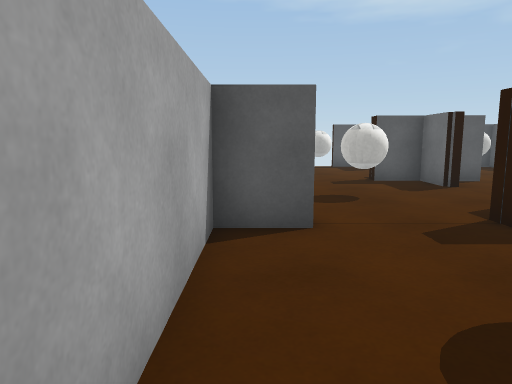
view 1 (above)

24 first-person views from a walk through a scene from a Unity 3-D project. The camera is 1.2 m above the floor, tilts 8° down and sees 70° across. The floor is counted in squares, 1 m on a side. Each view is taken from the middle of a square. On the plan, view 1 faces up. The plan holds only what a view shows up to about 15 squares ahead; the rest is blank. The player is left out. Some surface patterns are stand-ins.

view 2
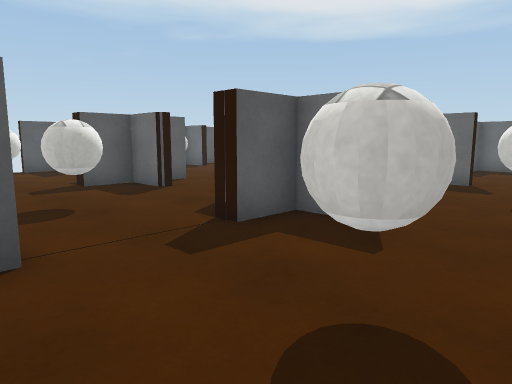

view 3
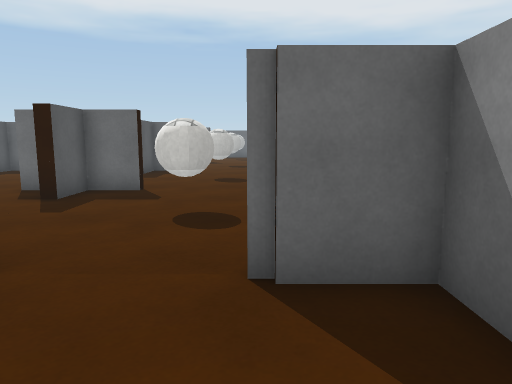

view 4
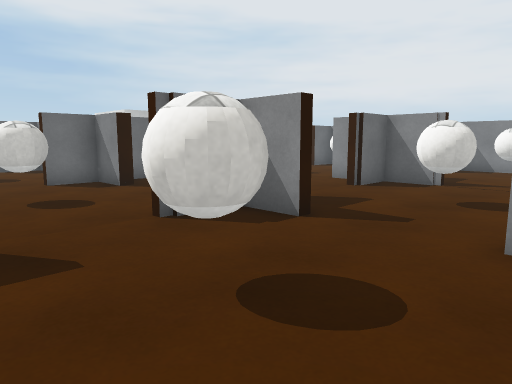

view 5
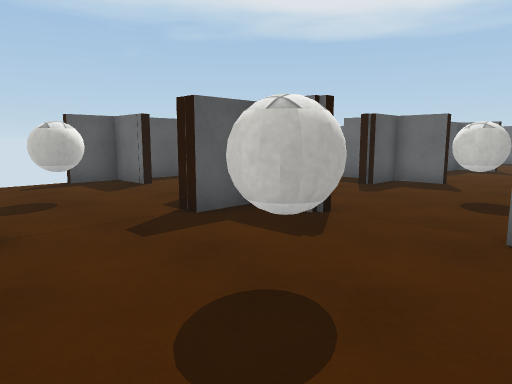

view 6
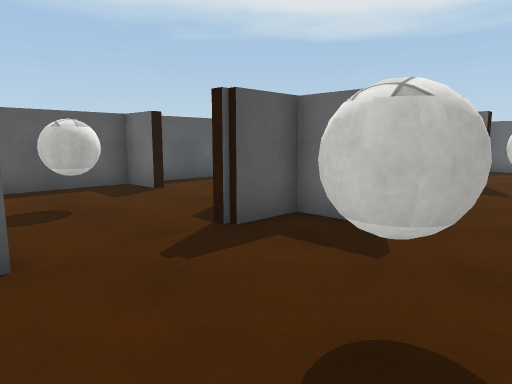

view 7
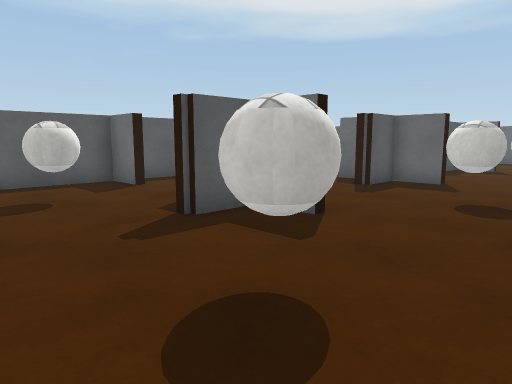

view 8
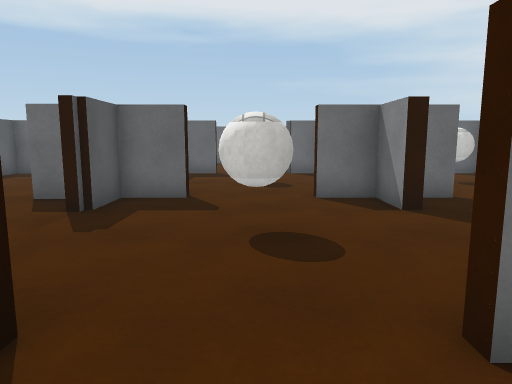

view 9
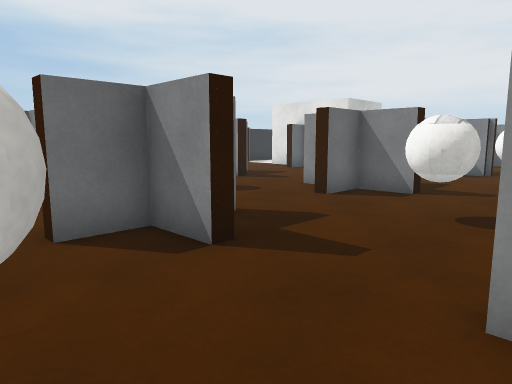

view 10
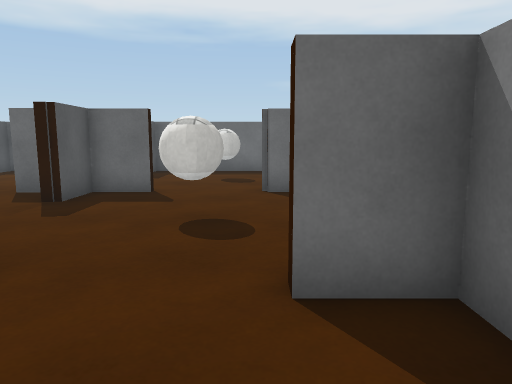

view 11
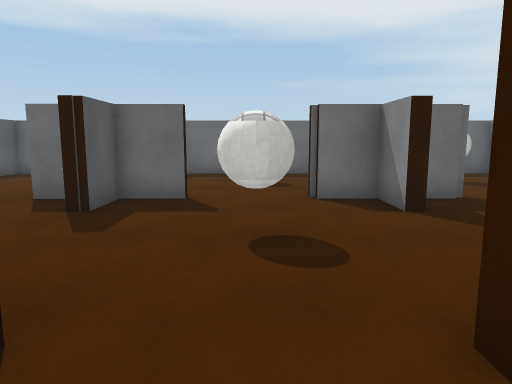

view 12
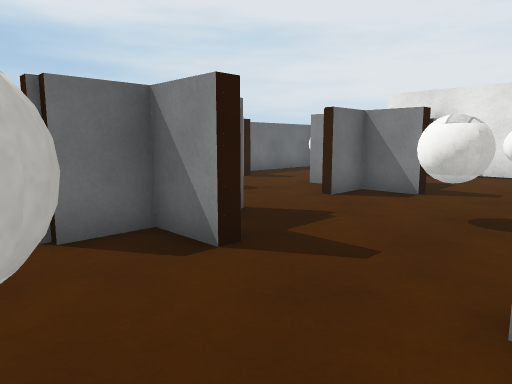

view 13
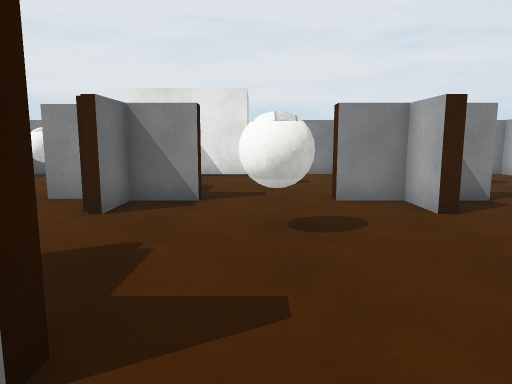

view 14
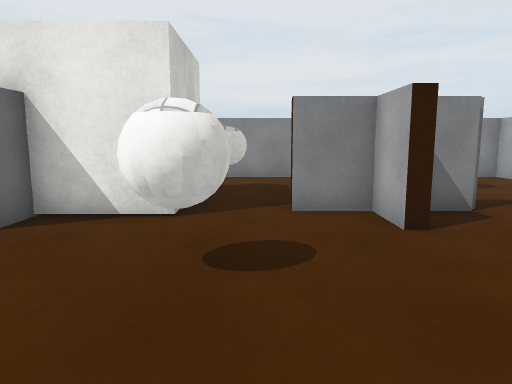

view 15
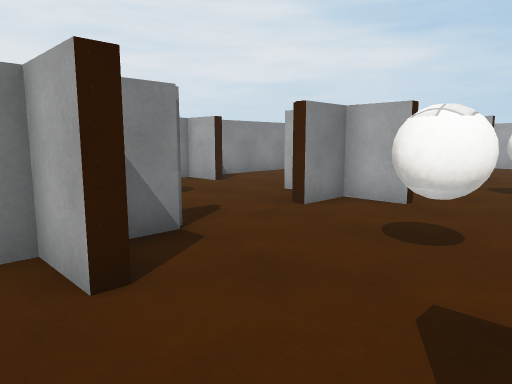

view 16
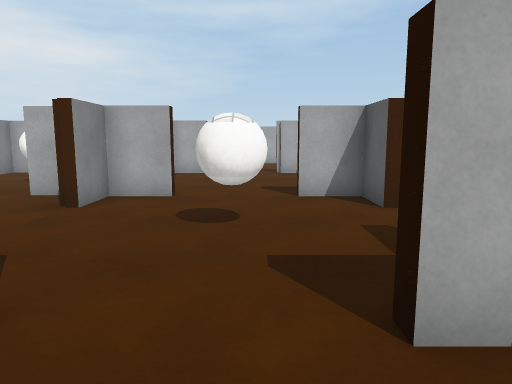

view 17
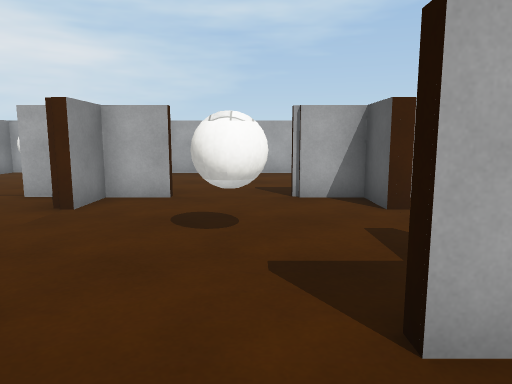

view 18
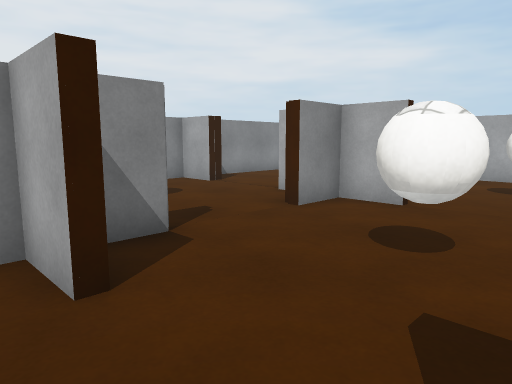

view 19
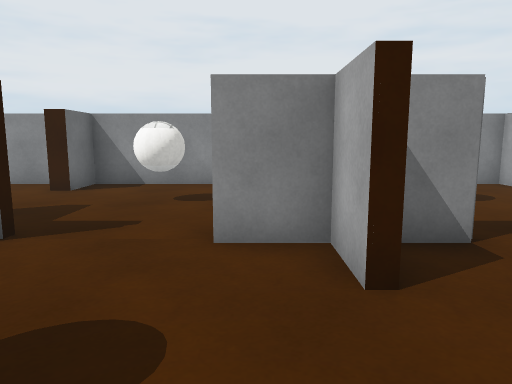

view 20
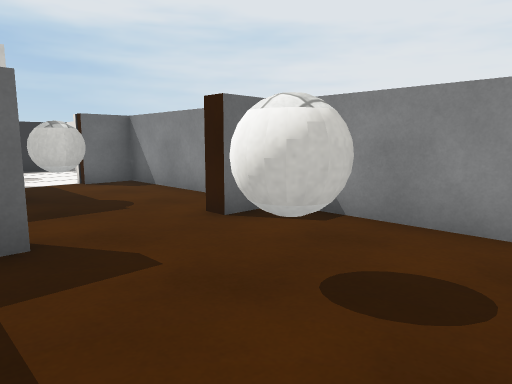

view 21
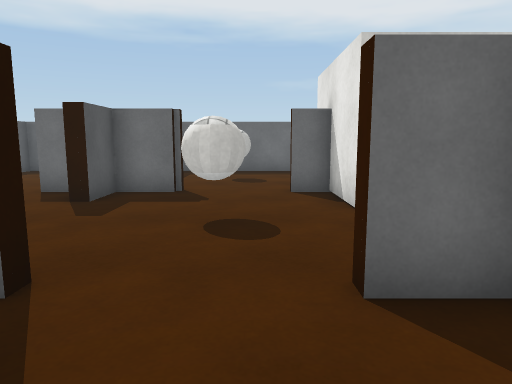

view 22
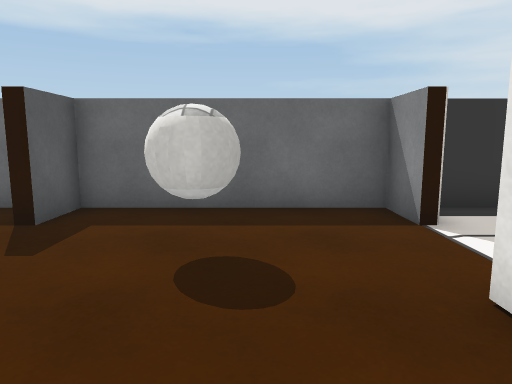

view 23
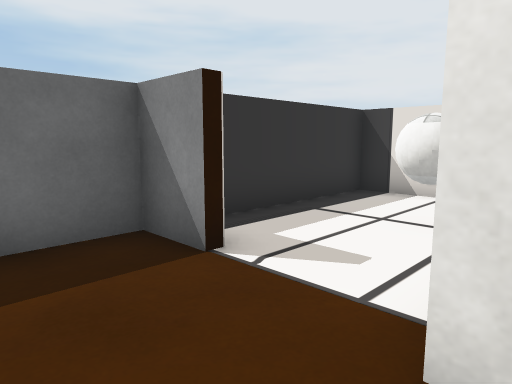

view 24
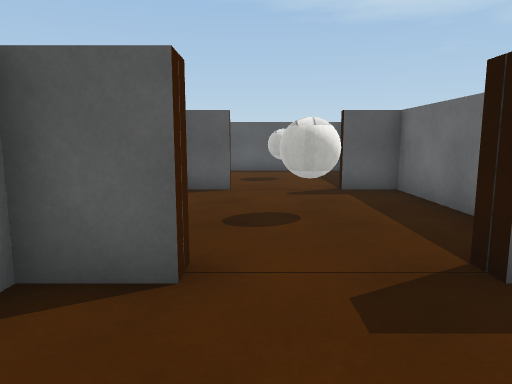

### Floor plan
Key: @ floor where view 1 was taken; # wall or solid block; . floor; B ball; O other object.
Columns run from 1 left of view 1 to 29 right of it. Each row starts with its distance up from view 1.
 17      ###########       ########
 16    ...#.....#..      ...#.....#
 15    ...........      ..   .....
 14   .B... .B....    ...   ...B..
 13   ..... .....    ..    ......
 12   ....  ....#  ...#  ...#....
 11    ..###...## ...## ...###...##
 10   ....#.....#.....#.....#.....#
  9  .............................#
  8  ..B.....B.....B.....B.....B..#
  7   ............................#
  6  ..... . ...#.....#.....#.....#
  5 ##...## ...###...## ...###...##
  4 #..... .....#.....#.....#.....
  3 #...........................
  2 #..B.....B.....B.....B.....O
  1 #.....#.....#.....#.....#.... #
  0  @....##...###...###...##.....#
 -1 ##...###...###...###...###...##
 -2 #.....#.....#.....#.....#.....#
 -3 #..B.....B.....B.....B.....B..#
 -4 #.............................#
 -5 #.....#.....#.....#.....#.....#
 -6 # ...###..####..####.#####...##
 -7    ...#.... #.....#..     ....#
 -8    ........ .........     ....#
 -9    B.....O.....B.....B     B..#
-10    ...........................#
-11  .....#.....#.....#.....#.....#
-12 #########################   ###

Where each view was taken, in squares from view 1:
view 1: 0 up, 0 right, facing up
view 2: 1 up, 0 right, facing up-right
view 3: 1 up, 2 right, facing right
view 4: 4 up, 0 right, facing down-right
view 5: 6 up, 0 right, facing up-right
view 6: 7 up, 6 right, facing up-right
view 7: 6 up, 6 right, facing up-right
view 8: 8 up, 9 right, facing right
view 9: 8 up, 12 right, facing down-right
view 10: 7 up, 14 right, facing right
view 11: 8 up, 15 right, facing right
view 12: 8 up, 18 right, facing down-right
view 13: 7 up, 20 right, facing down
view 14: 0 up, 19 right, facing down
view 15: 2 down, 18 right, facing down-left
view 16: 3 down, 19 right, facing left
view 17: 3 down, 13 right, facing left
view 18: 2 down, 12 right, facing down-left
view 19: 2 down, 12 right, facing down
view 20: 7 down, 12 right, facing down-right
view 21: 4 down, 14 right, facing right
view 22: 4 down, 22 right, facing right
view 23: 4 down, 24 right, facing down-right
view 24: 2 up, 25 right, facing up
